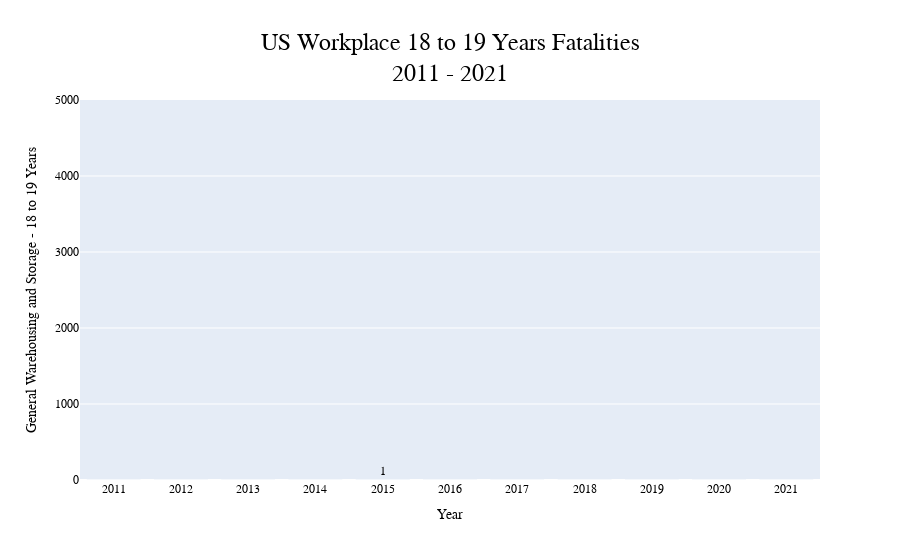

Notebook code cell kept with this figure:
### Code cell
fig = px.bar(df_5, x=df_5['Year'], y=df_5[var_2 + ' - '+ var_5], 
                text_auto=True, 
                title= 'US Workplace ' + var_5 + ' Fatalities<br>' + str(syear) + ' - ' + str(eyear))
fig.update_yaxes(autorange=False,fixedrange=False,range=['0','5000'])                
fig.update_traces(marker_color='#111173')
fig.update_layout(
    font_family="Arial",
    font_color="black",
    title_x=0.5,
    title_xanchor="center",
    title_font_family="Arial",
    title_font_color="black",
    title_font_size=24
    )               
fig.show()

### Figure 1 — Plotly figure (JSON) as saved in the notebook; plotly's stock layout.template omitted (floating-point values rounded to 4 significant figures)
{"data": [{"alignmentgroup": "True", "hovertemplate": "Year=%{x}<br>General Warehousing and Storage - 18 to 19 Years=%{y}<extra></extra>", "legendgroup": "", "marker": {"color": "#111173", "pattern": {"shape": ""}}, "name": "", "offsetgroup": "", "orientation": "v", "showlegend": false, "textposition": "auto", "texttemplate": "%{y}", "type": "bar", "x": ["2011", "2012", "2013", "2014", "2015", "2016", "2017", "2018", "2019", "2020", "2021"], "xaxis": "x", "y": [0, 0, 0, 0, 1, 0, 0, 0, 0, 0, 0], "yaxis": "y"}], "layout": {"barmode": "relative", "font": {"color": "black", "family": "Arial"}, "legend": {"tracegroupgap": 0}, "title": {"font": {"color": "black", "family": "Arial", "size": 24}, "text": "US Workplace 18 to 19 Years Fatalities<br>2011 - 2021", "x": 0.5, "xanchor": "center"}, "xaxis": {"anchor": "y", "domain": [0, 1], "title": {"text": "Year"}}, "yaxis": {"anchor": "x", "autorange": false, "domain": [0, 1], "fixedrange": false, "range": ["0", "5000"], "title": {"text": "General Warehousing and Storage - 18 to 19 Years"}}}}
